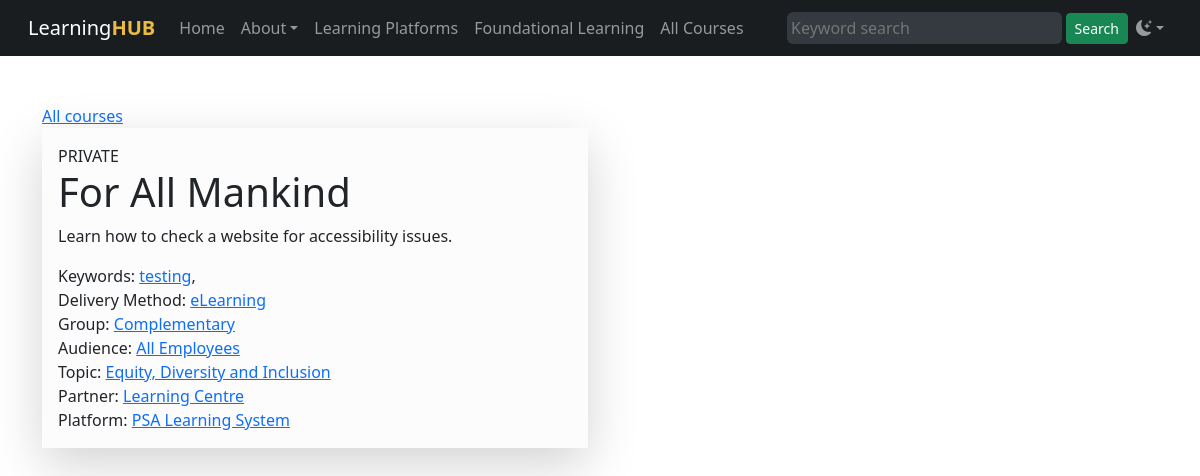
The page /course.php?cid=1 on the database as committed earlier.
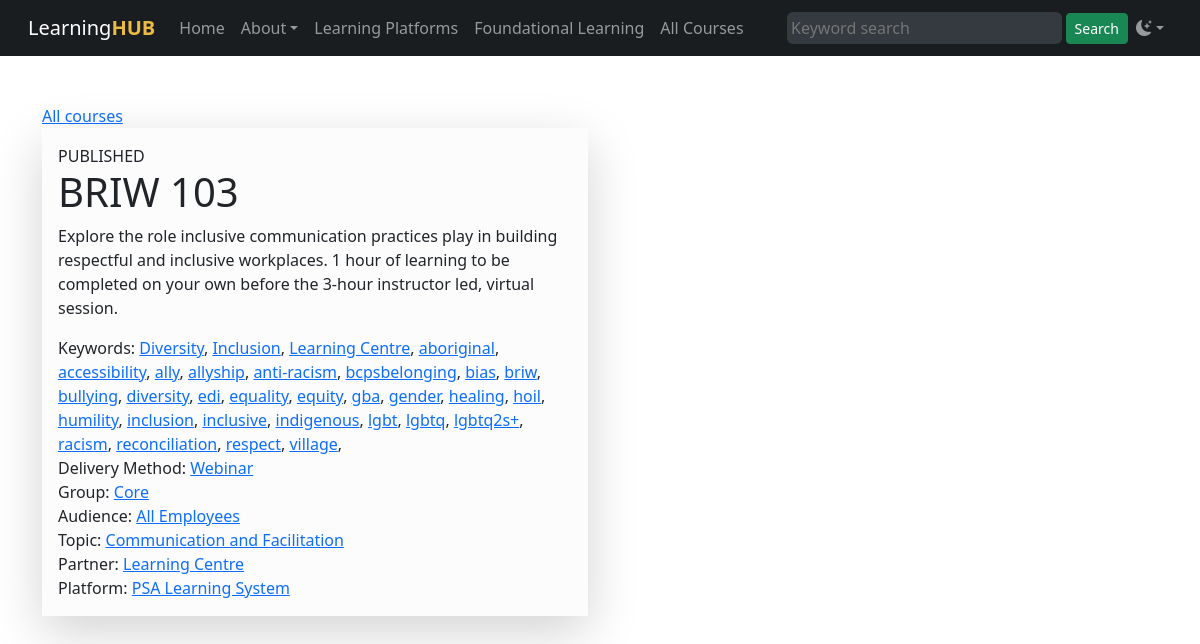
The same page on the database as committed later.
### tables this page shows
CREATE TABLE "courses" (
    "id" INTEGER PRIMARY KEY AUTOINCREMENT NOT NULL,
    "status" VARCHAR NOT NULL,
    "sortorder" INTEGER,
    "name" VARCHAR NOT NULL,
    "slug" VARCHAR,
    "description" VARCHAR NOT NULL,
    "created" DATETIME NOT NULL,
    "modified" DATETIME,
    "expiry_date" DATETIME,
    "user_idir" VARCHAR,
    "course_id" INTEGER,
    "weight" INTEGER,
    "url" VARCHAR,
    "search" TEXT,
    "keywords" VARCHAR,
    "refresh_cycle" TEXT,
    "partner_id" INTEGER,
    "platform_id" INTEGER,
    "dmethod_id" INTEGER,
    "group_id" INTEGER,
    "audience_id" INTEGER,
    "topic_id" INTEGER,
    FOREIGN KEY(partner_id) REFERENCES learning_partners(id),
    FOREIGN KEY(platform_id) REFERENCES learning_platforms(id),
    FOREIGN KEY(dmethod_id) REFERENCES delivery_methods(id),
    FOREIGN KEY(group_id) REFERENCES groups(id),
    FOREIGN KEY(audience_id) REFERENCES audiences(id),
    FOREIGN KEY(topic_id) REFERENCES topics(id)
);

CREATE TABLE "delivery_methods" (
    "id" INTEGER PRIMARY KEY AUTOINCREMENT NOT NULL,
    "created" DATETIME,
    "modified" DATETIME,
    "sortorder" INTEGER,
    "name" VARCHAR,
    "slug" VARCHAR,
    "description" VARCHAR,
    "icon" VARCHAR,
    "color" VARCHAR
);

CREATE TABLE "groups" (
    "id" INTEGER PRIMARY KEY AUTOINCREMENT NOT NULL,
    "created" DATETIME,
    "modified" DATETIME,
    "sortorder" INTEGER,
    "name" VARCHAR,
    "slug" VARCHAR,
    "description" VARCHAR,
    "icon" VARCHAR,
    "color" VARCHAR
);

CREATE TABLE "audiences" (
    "id" INTEGER PRIMARY KEY AUTOINCREMENT NOT NULL,
    "created" DATETIME,
    "modified" DATETIME,
    "sortorder" INTEGER,
    "name" VARCHAR,
    "slug" VARCHAR,
    "description" VARCHAR,
    "icon" VARCHAR,
    "color" VARCHAR
);

CREATE TABLE "topics" (
    "id" INTEGER PRIMARY KEY AUTOINCREMENT NOT NULL,
    "created" DATETIME,
    "modified" DATETIME,
    "sortorder" INTEGER,
    "name" VARCHAR,
    "slug" VARCHAR,
    "description" VARCHAR,
    "icon" VARCHAR,
    "color" VARCHAR
);

CREATE TABLE "learning_partners" (
    "id" INTEGER PRIMARY KEY AUTOINCREMENT NOT NULL,
    "created" DATETIME,
    "modified" DATETIME,
    "sortorder" INTEGER,
    "name" VARCHAR,
    "slug" VARCHAR,
    "description" VARCHAR,
    "icon" VARCHAR,
    "logo" VARCHAR,
    "color" VARCHAR,
    "url" VARCHAR,
    "admin_name" VARCHAR,
    "admin_email" VARCHAR
);

CREATE TABLE "learning_platforms" (
    "id" INTEGER PRIMARY KEY AUTOINCREMENT NOT NULL,
    "created" DATETIME,
    "modified" DATETIME,
    "sortorder" INTEGER,
    "name" VARCHAR,
    "slug" VARCHAR,
    "description" VARCHAR,
    "logo" VARCHAR,
    "icon" VARCHAR,
    "color" VARCHAR,
    "url" VARCHAR
);

### course.php (the view)
<?php
$db = new SQLite3('courses.sqlite', SQLITE3_OPEN_CREATE | SQLITE3_OPEN_READWRITE);
$db->enableExceptions(true);
?>
<?php require('template/header.php') ?>
<?php require('template/nav.php') ?>
<div class="container">
<div class="row">
<div class="col-md-6">
<div><a href="courses.php">All courses</a></div>
<?php
$cid = $_GET['cid'] ?? 0;
$sql = 'SELECT
            c.id AS cid,
            c.name AS cname,
            c.status AS cstatus,
            c.description AS cdesc,
            c.keywords AS ckeys,
            dm.id AS dmid,
            dm.name AS dmname,
            g.name AS groupname,
            g.id AS groupid,
            a.name AS audiencename,
            a.id AS audienceid,
            top.name AS topicname,
            top.id AS topicid,
            pa.name AS partnername,
            pa.id AS partnerid,
            plat.name AS platformname,
            plat.id AS platformid
        FROM
            courses c
        JOIN delivery_methods dm ON dm.id = c.dmethod_id
        JOIN groups g ON g.id = c.group_id
        JOIN audiences a ON a.id = c.audience_id
        JOIN topics top ON top.id = c.topic_id
        JOIN learning_partners pa ON pa.id = c.partner_id
        JOIN learning_platforms plat ON plat.id = c.platform_id
        WHERE c.id = ' . $cid . ';';
$statement = $db->prepare($sql);
$result = $statement->execute();
?>
<?php while ($row = $result->fetchArray()): ?>
    <div class="p-3 mb-2 bg-light-subtle shadow-lg">
        <div><?= strtoupper($row['cstatus']) ?></div>
        <h1><?= $row['cname'] ?></h1>
        <div class="mb-3"><?= $row['cdesc'] ?></div>
        <?php if(!empty($row['ckeys'])): ?>
        <?php $keys = explode(',',$row['ckeys']) ?>
        <div>
        Keywords:
        <?php foreach($keys as $k): ?>
        <a href="keyword.php?keyword=<?= $k ?>"><?= $k ?></a>,
        <?php endforeach ?>
        </div>
        <?php endif ?>
        <div>Delivery Method: <a href="filter.php?dmethod=<?= $row['dmid'] ?>"><?= $row['dmname'] ?></a></div>
        <div>Group: <a href="filter.php?group=<?= $row['groupid'] ?>"><?= $row['groupname'] ?></a></div>
        <div>Audience: <a href="filter.php?audience=<?= $row['audienceid'] ?>"><?= $row['audiencename'] ?></a></div>
        <div>Topic: <a href="filter.php?topic[]=<?= $row['topicid'] ?>"><?= $row['topicname'] ?></a></div>
        <div>Partner: <a href="filter.php?partner=<?= $row['partnerid'] ?>"><?= $row['partnername'] ?></a></div>
        <div>Platform: <a href="filter.php?platform=<?= $row['platformid'] ?>"><?= $row['platformname'] ?></a></div>
    </div>
<?php endwhile ?>
</div>
</div>
</div>
</body>
</html>

### template/header.php (shortened to what this page needs)
<!doctype html>
<html data-bs-theme="auto">
<head>
<link href="https://cdn.jsdelivr.net/npm/bootstrap@5.3.3/dist/css/bootstrap.min.css" rel="stylesheet">
<link rel="stylesheet" href="https://cdn.jsdelivr.net/npm/bootstrap-icons@1.11.3/font/bootstrap-icons.min.css">
</head>
<body>

### template/nav.php (shortened to what this page needs)
<nav class="navbar bg-dark-subtle sticky-top navbar-expand-lg px-3 mb-5" data-bs-theme="dark" role="navigation" aria-label="Primary menu">
<div class="container-fluid">
    <a href="index.php" class="wordmark navbar-brand order-lg-first me-lg-3">
        Learning<span style="color: #ebba44; font-weight: bold;">HUB</span>
    </a>
    <div class="collapse navbar-collapse" id="navbarSupportedContent">
        <ul class="navbar-nav mb-2 mb-lg-0 order-1 order-lg-2">
            <li class="nav-item">
                <a class="nav-link" aria-current="page" href="index.php">Home</a>
            </li>
            <li class="nav-item dropdown">
                <a class="nav-link dropdown-toggle" href="about/" role="button" data-bs-toggle="dropdown" aria-expanded="false">
                                                About</a>
            </li>
            <li class="nav-item">
                <a class="nav-link" href="learning-systems/">
                                                Learning Platforms</a>
            </li>
            <li class="nav-item">
                <a class="nav-link" href="course/">Foundational Learning</a>
            </li>
            <li class="nav-item">
                <a class="nav-link" href="courses.php">All Courses</a>
            </li>
        </ul>
    </div>
    <form method="get" action="/filter.php" class="collapse navbar-collapse mt-1 mt-lg-0" role="search" id="navbarSearch">
        <input type="search"
                id="s"
                class="s p-1 bg-light-subtle flex-grow-1 flex-shrink-1 me-1 rounded-2 border-0"
                name="s"
                placeholder="Keyword search"
                required
                value="<?php if(!empty($_GET['s'])) echo htmlspecialchars($_GET['s']) ?>">
        <button class="btn btn-sm btn-success" type="submit" class="searchsubmit" aria-label="Submit Search">
            Search
        </button>
    </form>
    <ul class="navbar-nav mb-2 mb-lg-0 order-1 order-lg-2">
    <li class="nav-item dropdown">
            <button class="btn btn-link nav-link ml-3 py-2 px-0 px-lg-2 dropdown-toggle d-flex align-items-center" id="bd-theme" type="button" aria-expanded="false" data-bs-toggle="dropdown" data-bs-display="static" aria-label="Toggle theme (dark)">
              <i class="bi bi-moon-stars-fill theme-icon-active"></i>
            </button>
        </li>
    </ul>
</div>
</nav>

Rows that differ between the two databases and show on the page:
removed courses: status "PRIVATE", name "For All Mankind", description "Learn how to check a website for accessibility issues.", keywords "testing", dmethod.name "eLearning", group.name "Complementary", audience.name "All Employees", topic.name "Equity, Diversity and Inclusion", partner.name "Learning Centre", platform.name "PSA Learning System"
added courses: status "PUBLISHED", name "BRIW 103", description "Explore the role inclusive communication practices play in building respectful and inclusive workplaces. 1 hour of learning to be completed on your own before the 3-hour instructor led, virtual session.", k "Diversity", k "Inclusion", k "Learning Centre", k "aboriginal", k "accessibility", k "ally", k "allyship", k "anti-racism", k "bcpsbelonging", k "bias", k "briw", k "bullying", k "diversity", k "edi", k "equality", k "equity", k "gba", k "gender", k "healing", k "hoil", k "humility", k "inclusion", k "inclusive", k "indigenous", k "lgbt", k "lgbtq", k "lgbtq2s+", k "racism", k "reconciliation", k "respect", k "village", dmethod.name "Webinar", group.name "Core", audience.name "All Employees", topic.name "Communication and Facilitation", partner.name "Learning Centre", platform.name "PSA Learning System"
